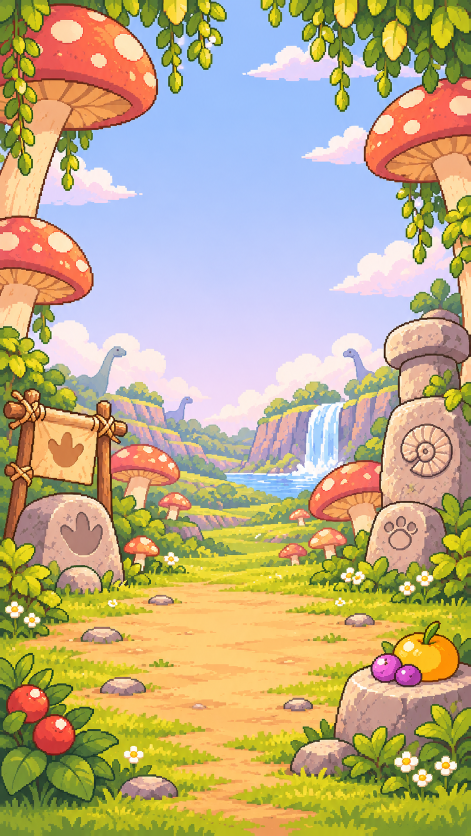
#> input picture art-src/title4/01_background.png, 941 x 1672 px, found by its file name (shown at 1/2 size); its folder holds 3 pictures in this run
$ python build_title4.py
#> lines starting #> are read from the running program, lines starting #| are printed output that depends on the picture
#!/usr/bin/env python3
"""
새 타이틀(오프닝 4종 에셋) 레이어 생성 — art-src/title4/ → public/assets/title4/

  01_background.png      941x1672 세로 배경 (불투명)          → bg.png        (1/4 축소 = 235x418 '도트')
  02_logo.png            2172x724 로고 (투명)                 → logo.png
  03_gona_pose_sheet.png 1536x1024 포즈 6개 (규격 없는 컨셉 시트) → gona-*.png (몸통만 분리·정렬)
  배치 정보(크기·발끝 기준점·가장자리 색) → src/ui/title4-layout.json
  04_props_sheet.png     1536x1024 소품                        → vines/mushrooms/fruit/butterfly/stone/petal-*.png

원칙
  - 원본 알파가 0/250~254 + 1~2 잡티로 되어 있어 128 기준으로 0/255 로 정리 (도트 가장자리 선명)
  - 시트의 각 그림은 연결 요소(connected components)로 분리: 포즈 칸에 붙은 '!'·나비·먼지·속도선은 따로 떼어 냄
  - 모든 그림을 같은 '도트 격자'로 축소 (게임에서 정수 배율 + nearest 로만 확대 → 떨림·번짐 없음)
  - 포즈 정렬 기준: 발끝(아래쪽) + 몸통 무게중심 x → layout.json 의 ax, ay
  - 나비 날갯짓 2번 프레임(날개 접힘)은 여기서 미리 만들어 둠 (실행 중 이미지 처리 없음)
실행: python3 tools/build_title4.py
"""
import json
import os

import numpy as np
from PIL import Image
from scipy import ndimage

SRC = 'art-src/title4'
OUT = 'public/assets/title4'
os.makedirs(OUT, exist_ok=True)


def load(name):
    im = Image.open(os.path.join(SRC, name)).convert('RGBA')
    a = np.array(im)
    a[:, :, 3] = np.where(a[:, :, 3] >= 128, 255, 0)
    return a


# [37 lines left out: functions components, isolate, shrink, not called in this run]


def trim(im):
    bb = im.getchannel('A').getbbox()
    return im.crop(bb), bb


layout = {'version': 1, 'note': '좌표는 도트(배경 1/4 축소) 단위. ax/ay = 발끝 기준점(그림 왼쪽 위에서)', 'sprites': {}}


def save(name, im, **extra):
    im.save(os.path.join(OUT, name + '.png'), optimize=True)
    layout['sprites'][name] = {'w': im.width, 'h': im.height, **extra}


# ── 1. 배경 ─────────────────────────────────────────────
bg = Image.open(os.path.join(SRC, '01_background.png')).convert('RGB')
#> bg is the input picture: PIL image 941x1672 RGB; mean R, G, B 190.3, 173.2, 133.7
BG_F = 4
bgs = bg.resize((round(bg.width / BG_F), round(bg.height / BG_F)), Image.BOX)
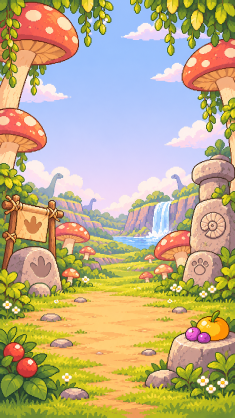
#> bgs: PIL image 235x418 RGB; mean R, G, B 190.5, 173.4, 133.9
bgs = bgs.quantize(colors=96, method=Image.Quantize.MEDIANCUT, dither=Image.Dither.NONE).convert('RGB')
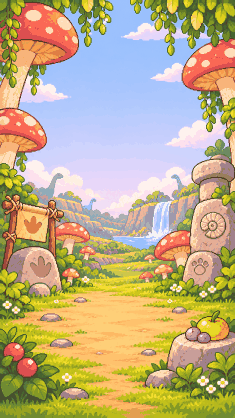
#> bgs: PIL image 235x418 RGB; mean R, G, B 191.2, 174.1, 134
bgs.save(os.path.join(OUT, 'bg.png'), optimize=True)
layout['bg'] = {'w': bgs.width, 'h': bgs.height}
# 가로 화면 양옆 띠용: 배경을 아주 작게 줄여 흐리고 조금 어둡게 (미리 만들어 둠 — 실행 중 이미지 처리 없음)
from PIL import ImageFilter, ImageEnhance
side = bg.resize((24, 42), Image.BOX).filter(ImageFilter.GaussianBlur(1.6))
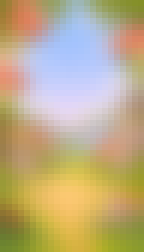
#> side: PIL image 24x42 RGB (shown 6 times larger); mean R, G, B 190.1, 173.1, 133.6
side = ImageEnhance.Brightness(side).enhance(0.78)
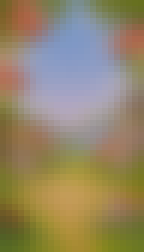
#> side: PIL image 24x42 RGB (shown 6 times larger); mean R, G, B 147.8, 134.5, 103.7
side = ImageEnhance.Color(side).enhance(0.85)
side.save(os.path.join(OUT, 'bg-side.png'), optimize=True)
# (참고) 배경 맨 왼쪽/오른쪽 열의 평균색(위→아래)
arr = np.array(bgs).astype(np.float32)
layout['bgEdge'] = {
    side: ['#%02x%02x%02x' % tuple(int(v) for v in arr[y0:y0 + 21, cols].reshape(-1, 3).mean(0)) for y0 in range(0, bgs.height, 21)]
    for side, cols in (('left', slice(0, 4)), ('right', slice(bgs.width - 4, bgs.width)))
}

# ── 2. 로고 ─────────────────────────────────────────────
logo_a = load('02_logo.png')
#> (the run stopped early here; a loop or call above may not have finished)
